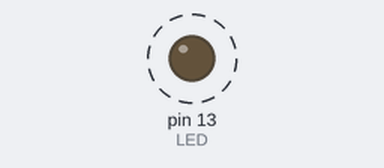
Recording of a sketch running on a simulated Arduino Uno, built with avr-gcc and run on an emulated ATmega328P. On the bench: output pins drawn as LEDs (lit = HIGH). Dashed ring = blinking. Pins used as bus, display or sensor lines are not drawn; what the sketch prints to the serial monitor is not drawn.

Above: at 2.6 s.
Timing chart, 0 to 5.0 s (numbered marks = the images above):
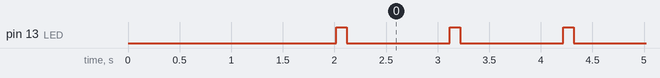

Measured:
- by itself, pin 13 (LED): alternates HIGH for 0.10 s and LOW for 1.0 s

The sketch:

changeBluetoothAttributes.ino
```cpp
/* Arduino BT Configuration File  Feb 05 2007
* ------------------
* Upload and run this file <<once>> to configure the name or other variables of your BT module.
* Don't forget to reset your module so that the new commands are executed.
* ------------------
* Massimo Banzi
*/


int LED = 13;                                     // select the pin for the LED
int RESET = 7;                                    // BT module uses pin 7 for reset

void setup() {
  pinMode(LED,OUTPUT);                            // declare the LED and BT RESET pins as output
  pinMode(RESET,OUTPUT);

  Serial.begin(115200);                           // connect to the serial port

  digitalWrite(RESET, HIGH);
  delay(10);
  digitalWrite(RESET, LOW);
  delay(2000);

                                                   // the following "SET BT" commands are one-time commands
                                                   // that only need to be uploaded to your BT module and run
                                                   // when you want to change the BlueGiga's configuration.

                                                   // ok. First, the easy to change configuration commands:

    Serial.println("SET BT NAME GestikuLaser");      // you can change the name of your module here.
                                                   // No spaces allowed in the name; names can be up to 256 charcters.
//  Serial.println("SET BT NAME KarlMarx");        // example


    Serial.println("SET BT AUTH * 12345");         // 12345 == 0 to 16 digit Bluetooth passkey/PIN code

//  Serial.println("SET BT AUTH * 987654321");     // example


                                                   // And now the tricky configuration commands.
                                                   // Change these only if you know what you're doing.
                                                   // See the IWRAP manual for details.

  Serial.println("SET CONTROL BAUD 115200,8n1");   // set the BT module serial rate to 115200. Don't change this.

  Serial.println("SET BT PAGEMODE 3 2000 1");      // 3 == IWRAP visible and answers
                                                   // 2000 == 5120ms timeout
                                                   // 1 == iWRAP is connectable every 1.28 sec

  Serial.println("SET BT ROLE 0 f 7d00");          // 0 == allows master-slave switch when calling;
                                                   // f == enable sniff, park, hold and role switch modes;
                                                   // 7d00 == keep connection  alive 20 seconds

  Serial.println("SET CONTROL ECHO 0");            // don't echo back module commands

  Serial.println("SET CONTROL ESCAPE - 00 1");     // - == character to escape from comand mode to data mode;
                                                   // 00 == DTR bitmask; 1 == return to command mode when DTR dropped


}

                                                   // and now a few blinks of the  LED,
                                                   // so that we know the program is running.

void loop () {
  digitalWrite(LED, HIGH);
  delay(100);
  digitalWrite(LED, LOW);
  Serial.println("ciao");
  delay(1000);
}
```
